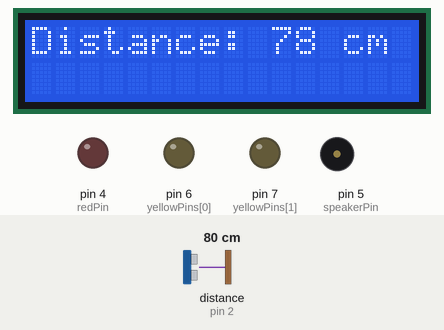
Recording of a sketch running on a simulated Arduino Uno, built with avr-gcc and run on an emulated ATmega328P. On the bench: 16×2 character LCD, output pins drawn as LEDs (lit = HIGH), buzzer (waves = sounding). Wiring (inferred from the names in the program): ultrasonic range finder: trigger pin 3; echo pin 2. The test bench sets the inputs (shaded band); at power-on: distance to the obstacle (sensor on pin 2) 80 cm. The echo pulse lasts 58.3 µs per cm; pins used as bus, display or sensor lines are not drawn; what the sketch prints to the serial monitor is not drawn.

Above: at 1.2 s.
1.3 s: distance to the obstacle (sensor on pin 2) set to 56 cm
At 1.49 s:
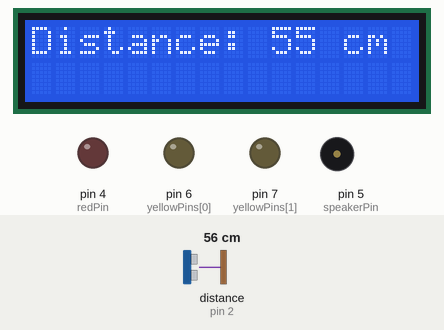
3.6 s: distance to the obstacle (sensor on pin 2) set to 46 cm
At 3.81 s:
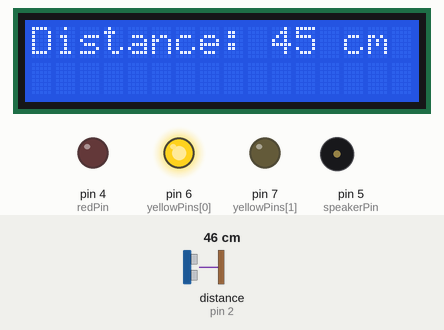
5.7 s: distance to the obstacle (sensor on pin 2) set to 34 cm
At 5.88 s:
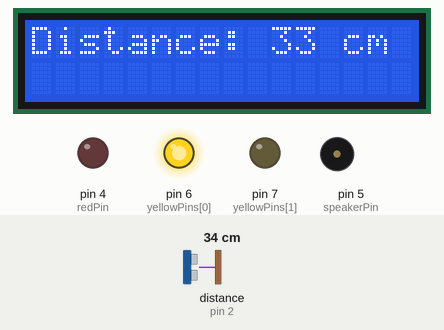
7.2 s: distance to the obstacle (sensor on pin 2) set to 28 cm
At 7.42 s:
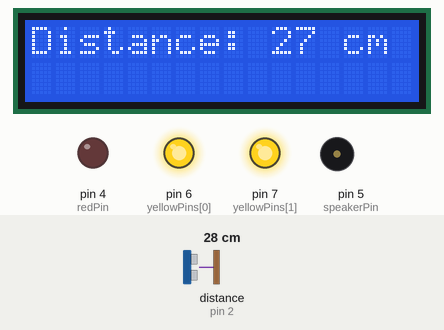
9.3 s: distance to the obstacle (sensor on pin 2) set to 2 cm
At 9.47 s:
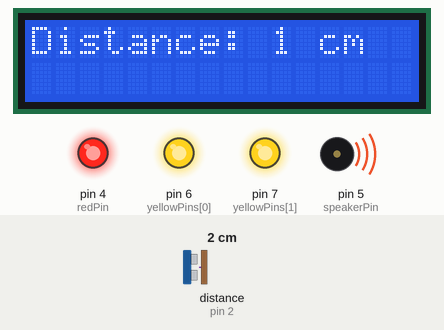
11.3 s: distance to the obstacle (sensor on pin 2) set to 10 cm
At 11.51 s:
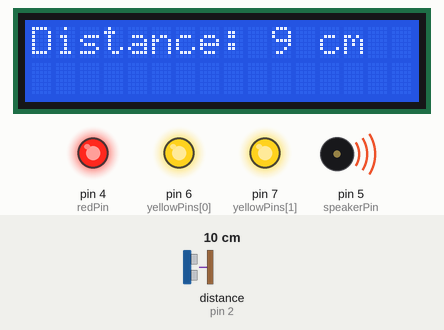
12.8 s: distance to the obstacle (sensor on pin 2) set to 13 cm
Timing chart, 0 to 16.0 s (numbered marks = the images above; inputs shaded):
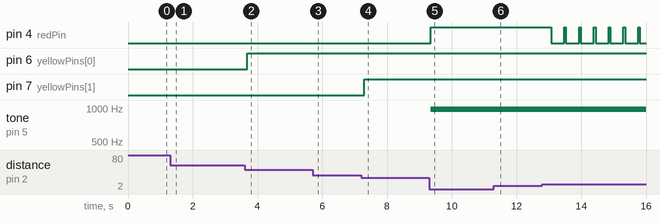

The sketch:

parking_sensor.ino
```cpp
#include <LiquidCrystal.h>

int echoPin = 2;
int trigPin = 3;
int speakerPin = 5;
int redPin = 4;
int greenPin = 1;
int yellowPins[] = {6, 7};
int rs = 12;
int enable = 13;
int d4 = 8, d5 = 9, d6 = 10, d7 = 11;

LiquidCrystal lcd(rs, enable, d4, d5, d6, d7);

void setup()
{
    Serial.begin(9600);
    lcd.begin(16, 2);

    pinMode(trigPin, OUTPUT);
    pinMode(echoPin, INPUT);

    for (int i = 4; i <= 7; i++)
        pinMode(i, OUTPUT);
}

void loop()
{

    long duration = 0, distanceCM = 0;
    long FirstWarningDistance = 50;
    long SecondWarningDistance = 30;
    long ThirdWarningDistance = 20;
    long maxDistance = 10;
    int lcd_dt = 250; //delay time (LCD)

    //clear trigPin
    digitalWrite(trigPin, LOW);
    delayMicroseconds(2);

    //wave for 10 us
    digitalWrite(trigPin, HIGH);
    delayMicroseconds(10);
    digitalWrite(trigPin, LOW);

    //echoPin reads wave travel time in us
    duration = pulseIn(echoPin, HIGH);

    distanceCM = 0.017 * duration;

    if (distanceCM <= maxDistance)
    {
        finalWarning();
        }
    else if (distanceCM <= ThirdWarningDistance)
    {
        thirdWarning(distanceCM, ThirdWarningDistance);
        redBlink(distanceCM, ThirdWarningDistance);
    }
    else if (distanceCM <= SecondWarningDistance)
    {
        secondWarning();
    }
    else if (distanceCM <= FirstWarningDistance)
    {
        firstWarning();
    }
    else
    {
        noWarning();
    }

    //LCD printing
    lcd.setCursor(0, 0);
    lcd.print("Distance: ");
    lcd.print(distanceCM);
    lcd.print(" cm");
    delay(lcd_dt);
    lcd.clear();

    //Serial Monitor printing
    Serial.print("Distance: ");
    Serial.print(distanceCM);
    Serial.print(" cm\n");
}

void firstWarning()
{
    analogWrite(speakerPin, 0);
    digitalWrite(greenPin, HIGH);
    digitalWrite(yellowPins[0], HIGH);
    digitalWrite(yellowPins[1], LOW);
    digitalWrite(redPin, LOW);
}

void secondWarning()
{
    analogWrite(speakerPin, 0);
    digitalWrite(greenPin, HIGH);
    digitalWrite(yellowPins[0], HIGH);
    digitalWrite(yellowPins[1], HIGH);
    digitalWrite(redPin, LOW);
}

void thirdWarning(long distance, long thirdWarningValue)
{
    int dt = 100;
    while(distance <= thirdWarningValue){
        analogWrite(speakerPin, 100);
        delay(dt);
        analogWrite(speakerPin, 0);

        break;
    }
    digitalWrite(greenPin, HIGH);
    digitalWrite(yellowPins[0], HIGH);
    digitalWrite(yellowPins[1], HIGH);
    digitalWrite(redPin, LOW);
}

void finalWarning()
{
    analogWrite(speakerPin, 100);
    digitalWrite(greenPin, HIGH);
    digitalWrite(yellowPins[0], HIGH);
    digitalWrite(yellowPins[1], HIGH);
    digitalWrite(redPin, HIGH);
}

void noWarning()
{
    analogWrite(speakerPin, 0);
    digitalWrite(greenPin, HIGH);
    digitalWrite(yellowPins[0], LOW);
    digitalWrite(yellowPins[1], LOW);
    digitalWrite(redPin, LOW);
}

void redBlink(long distance, long maxValue)
{

    int dt = 50;
    while (distance <= maxValue)
    {
        digitalWrite(redPin, HIGH);
        delay(dt);
        digitalWrite(redPin, LOW);
        delay(dt);

        break;
    }
}
```

Measured:
- the behaviour switches between 52 and 51 cm on distance to the obstacle (sensor on pin 2) (found by bisection; images 1 and 2)
- the behaviour switches between 32 and 31 cm on distance to the obstacle (sensor on pin 2) (found by bisection; images 3 and 4)
- after the input at 1.3 s, the display: first differs from a run without the input after 0.07 s (image 1)
- after the input at 3.6 s, pin 6 (yellowPins[0]): LOW → HIGH after 0.09 s; the display: first differs from a run without the input after 0.09 s (image 2)
- after the input at 5.7 s, the display: first differs from a run without the input after 0.06 s (image 3)
- after the input at 7.2 s, pin 7 (yellowPins[1]): LOW → HIGH after 0.10 s; the display: first differs from a run without the input after 0.10 s (image 4)
- after the input at 9.3 s, pin 4 (redPin): LOW → HIGH after 0.05 s; tone on pin 5 (speakerPin): silent → 977 Hz after 0.05 s; the display: first differs from a run without the input after 0.05 s (image 5)
- after the input at 11.3 s, the display: first differs from a run without the input after 0.09 s (image 6)
- after the input at 12.8 s, pin 4 (redPin): alternates HIGH for 0.05 s and LOW for 0.41 s, starting after 0.27 s
